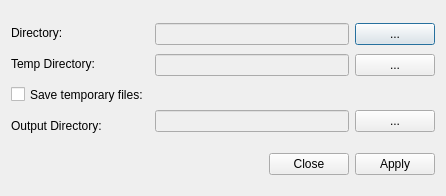
<?xml version="1.0" encoding="UTF-8"?>
<ui version="4.0">
 <class>AerialPhotoMosaicDialogBase</class>
 <widget class="QDialog" name="AerialPhotoMosaicDialogBase">
  <property name="geometry">
   <rect>
    <x>0</x>
    <y>0</y>
    <width>446</width>
    <height>196</height>
   </rect>
  </property>
  <property name="windowTitle">
   <string>Aerial Photo Mosaic Tool</string>
  </property>
  <layout class="QGridLayout" name="gridLayout_2">
   <item row="0" column="0">
    <layout class="QVBoxLayout" name="verticalLayout">
     <item>
      <widget class="QLabel" name="directoryLabel">
       <property name="minimumSize">
        <size>
         <width>0</width>
         <height>25</height>
        </size>
       </property>
       <property name="text">
        <string>Directory:</string>
       </property>
      </widget>
     </item>
     <item>
      <widget class="QLabel" name="tempDirectoryLabel">
       <property name="minimumSize">
        <size>
         <width>0</width>
         <height>25</height>
        </size>
       </property>
       <property name="text">
        <string>Temp Directory:</string>
       </property>
      </widget>
     </item>
     <item>
      <widget class="QCheckBox" name="checkBox">
       <property name="minimumSize">
        <size>
         <width>0</width>
         <height>25</height>
        </size>
       </property>
       <property name="text">
        <string>Save temporary files:</string>
       </property>
      </widget>
     </item>
     <item>
      <widget class="QLabel" name="outputDirectoryLabel">
       <property name="minimumSize">
        <size>
         <width>0</width>
         <height>25</height>
        </size>
       </property>
       <property name="text">
        <string>Output Directory:</string>
       </property>
      </widget>
     </item>
    </layout>
   </item>
   <item row="0" column="1">
    <layout class="QGridLayout" name="gridLayout">
     <item row="0" column="0">
      <layout class="QHBoxLayout" name="horizontalLayout">
       <item>
        <widget class="QLineEdit" name="directoryLineEdit">
         <property name="enabled">
          <bool>false</bool>
         </property>
        </widget>
       </item>
       <item>
        <widget class="QPushButton" name="directoryPushButton">
         <property name="text">
          <string>...</string>
         </property>
        </widget>
       </item>
      </layout>
     </item>
     <item row="1" column="0">
      <layout class="QHBoxLayout" name="horizontalLayout_2">
       <item>
        <widget class="QLineEdit" name="tempDirectoryLineEdit">
         <property name="enabled">
          <bool>false</bool>
         </property>
        </widget>
       </item>
       <item>
        <widget class="QPushButton" name="tempDirectoryPushButton">
         <property name="text">
          <string>...</string>
         </property>
        </widget>
       </item>
      </layout>
     </item>
     <item row="2" column="0">
      <spacer name="verticalSpacer">
       <property name="orientation">
        <enum>Qt::Vertical</enum>
       </property>
       <property name="sizeType">
        <enum>QSizePolicy::Fixed</enum>
       </property>
       <property name="sizeHint" stdset="0">
        <size>
         <width>20</width>
         <height>25</height>
        </size>
       </property>
      </spacer>
     </item>
     <item row="3" column="0">
      <layout class="QHBoxLayout" name="horizontalLayout_3">
       <item>
        <widget class="QLineEdit" name="outputDirectoryLineEdit">
         <property name="enabled">
          <bool>false</bool>
         </property>
        </widget>
       </item>
       <item>
        <widget class="QPushButton" name="outputDirectoryPushButton">
         <property name="text">
          <string>...</string>
         </property>
        </widget>
       </item>
      </layout>
     </item>
    </layout>
   </item>
   <item row="1" column="1">
    <widget class="QDialogButtonBox" name="button_box">
     <property name="orientation">
      <enum>Qt::Horizontal</enum>
     </property>
     <property name="standardButtons">
      <set>QDialogButtonBox::Apply|QDialogButtonBox::Close</set>
     </property>
    </widget>
   </item>
  </layout>
 </widget>
 <resources/>
 <connections>
  <connection>
   <sender>button_box</sender>
   <signal>accepted()</signal>
   <receiver>AerialPhotoMosaicDialogBase</receiver>
   <slot>accept()</slot>
   <hints>
    <hint type="sourcelabel">
     <x>20</x>
     <y>20</y>
    </hint>
    <hint type="destinationlabel">
     <x>20</x>
     <y>20</y>
    </hint>
   </hints>
  </connection>
  <connection>
   <sender>button_box</sender>
   <signal>rejected()</signal>
   <receiver>AerialPhotoMosaicDialogBase</receiver>
   <slot>reject()</slot>
   <hints>
    <hint type="sourcelabel">
     <x>20</x>
     <y>20</y>
    </hint>
    <hint type="destinationlabel">
     <x>20</x>
     <y>20</y>
    </hint>
   </hints>
  </connection>
 </connections>
</ui>
